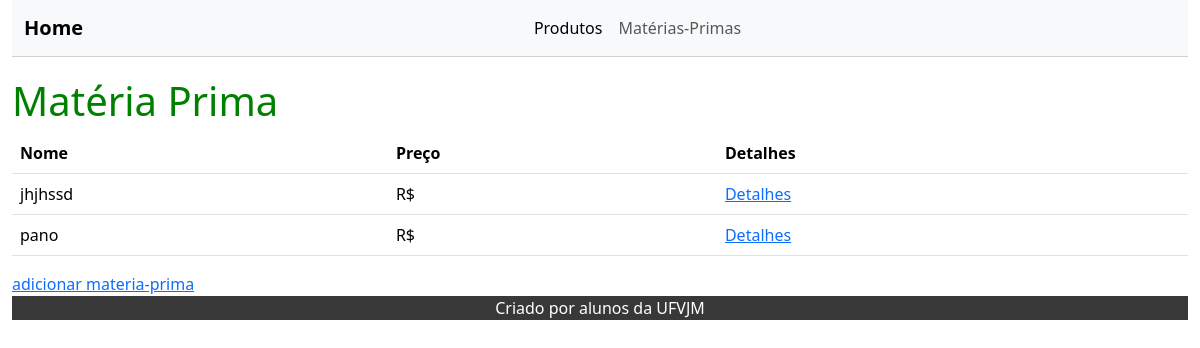
Before: /materiaPrima/ with the older database file.
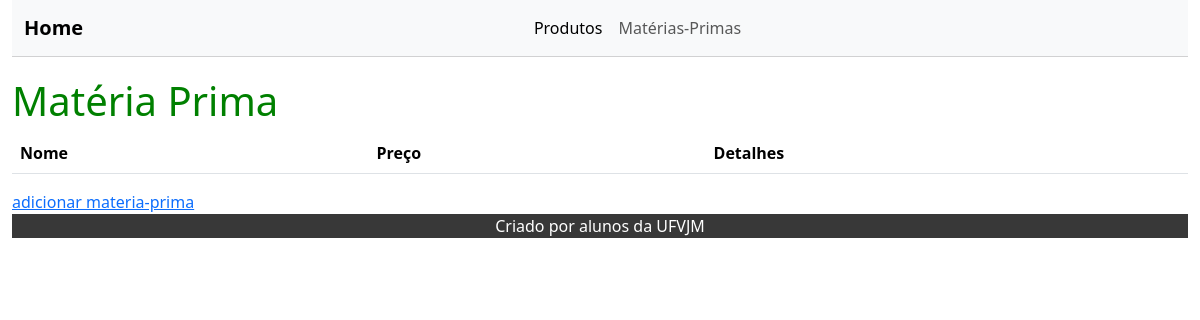
After: the same page with the newer database file.
### materiaPrima/models.py (models this page shows, shortened)
class MateriaPrima(models.Model):
    nome = models.CharField(max_length=100)
    disponivel = models.IntegerField(null=True)
    preco = models.FloatField(null=True)

### materiaPrima/views.py (the view)
# urls.py: path('', views.index, name='index'),
def index(request):
    materiaPrima = MateriaPrima.objects.all()
    context = {
        'lista': materiaPrima
    }
    return render(request, 'materiaPrima.html', context)

### materiaPrima/templates/materiaPrima.html
{% extends 'base.html' %}
{% block content %}
    <h1> Matéria Prima </h1>
    <table class="table">
        <thead>
          <tr>
            <th scope="col">Nome</th>
            <th scope="col">Preço</th>
            <th scope="col">Detalhes</th>
          </tr>
        </thead>
        <tbody>
        {% for e in lista %}
          <tr>
            <td>{{ e.nome }}</td>
            <td>{{ "R$" }} {{ e.preco|floatformat:2 }}</td>
            <td><a href="detalhe/{{e.pk}}">Detalhes</a></td>
        {% endfor %}
        </tbody>
      </table>
      <a href="{% url 'adicionar' %}">adicionar materia-prima</a>
{% endblock %}

Changed rows visible on the page:
removed MateriaPrima: nome "jhjhssd", value "R$"
removed MateriaPrima: nome "pano", value "R$"
